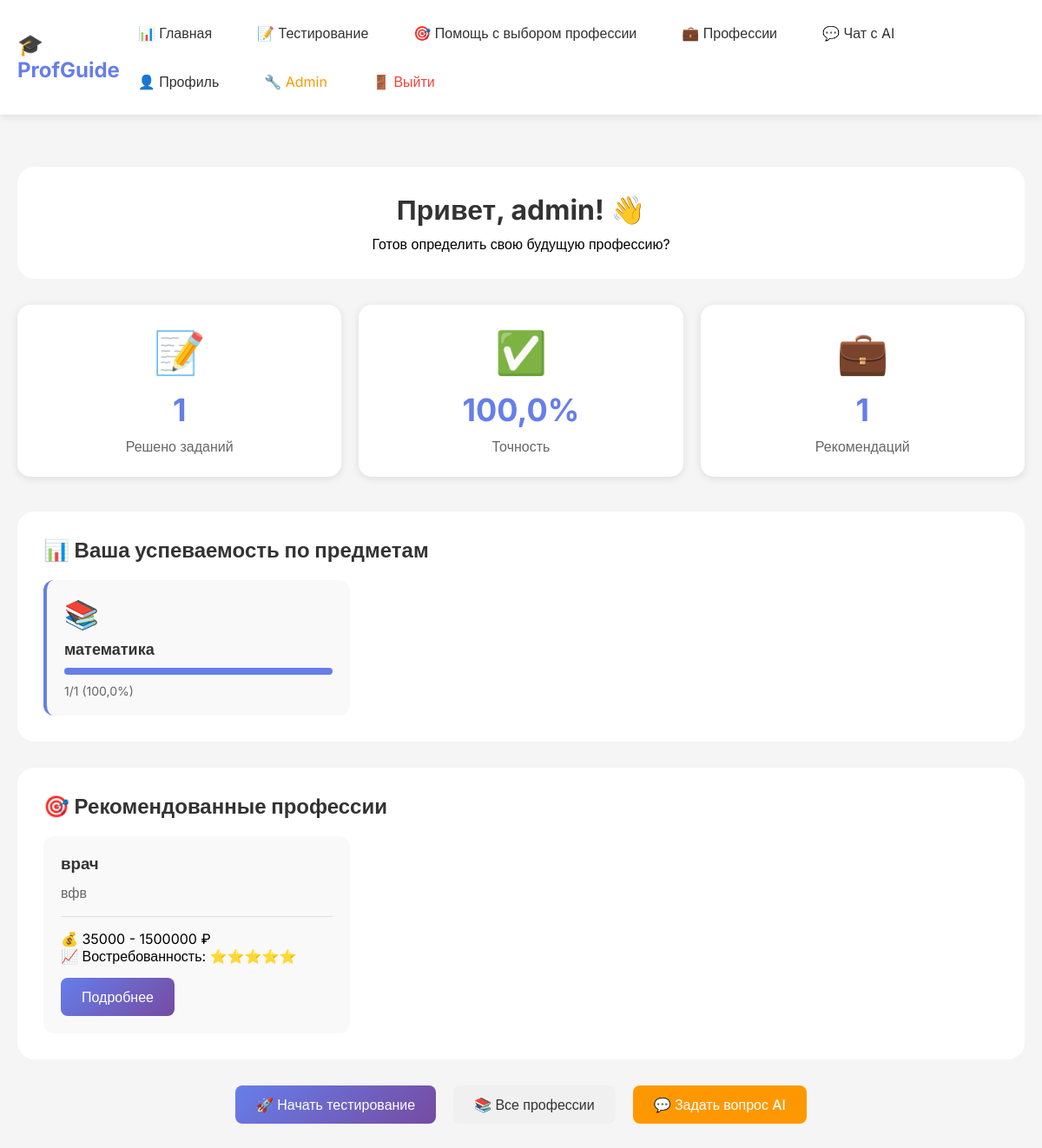
Screenshot of / (signed in) with the database file from the repository.
### core/models.py (models this page shows, shortened)
class Subject(models.Model):
    EXAM_TYPES = [
        ('OGE', 'ОГЭ'),
        ('EGE', 'ЕГЭ'),
    ]
    name = models.CharField(max_length=50, verbose_name='Название')
    exam_type = models.CharField(max_length=3, choices=EXAM_TYPES, verbose_name='Тип экзамена')
    icon = models.CharField(max_length=50, default='📚', verbose_name='Иконка')
    color = models.CharField(max_length=20, default='#667eea', verbose_name='Цвет')
    class Meta:
        verbose_name = 'Предмет'
        verbose_name_plural = 'Предметы'

class Profession(models.Model):
    DEMAND_LEVELS = [
        (1, 'Низкий спрос'),
        (2, 'Ниже среднего'),
        (3, 'Средний спрос'),
        (4, 'Выше среднего'),
        (5, 'Высокий спрос'),
    ]
    name = models.CharField(max_length=100, verbose_name='Название профессии')
    description = models.TextField(verbose_name='Описание')
    requirements = models.TextField(verbose_name='Требования', blank=True)
    salary_min = models.IntegerField(verbose_name='Мин. зарплата')
    salary_max = models.IntegerField(verbose_name='Макс. зарплата')
    demand_level = models.IntegerField(choices=DEMAND_LEVELS, default=3, verbose_name='Востребованность')
    required_subjects = models.ManyToManyField(Subject, through='ProfessionRequirement', verbose_name='Требуемые предметы')
    image_url = models.URLField(blank=True, verbose_name='Изображение')
    video_url = models.URLField(blank=True, verbose_name='Видео профессии')
    universities = models.TextField(verbose_name='Вузы', blank=True, help_text='Список вузов через запятую')
    class Meta:
        verbose_name = 'Профессия'
        verbose_name_plural = 'Профессии'

### core/views.py (the view)
# urls.py: path('', views.dashboard, name='home'),
@login_required
def dashboard(request):
    total_solved = UserProgress.objects.filter(user=request.user).count()
    correct_solved = UserProgress.objects.filter(user=request.user, is_correct=True).count()
    accuracy = round(correct_solved / total_solved * 100, 1) if total_solved > 0 else 0
    subject_stats = []
    for subject in Subject.objects.all():
        solved = UserProgress.objects.filter(user=request.user, task__subject=subject).count()
        correct = UserProgress.objects.filter(user=request.user, task__subject=subject, is_correct=True).count()
        if solved > 0:
            subject_stats.append({
                'name': subject.name,
                'icon': subject.icon,
                'color': subject.color,
                'solved': solved,
                'correct': correct,
                'accuracy': round(correct / solved * 100, 1)
            })
    recommendations = recommend_professions(request.user)
    context = {
        'total_solved': total_solved,
        'accuracy': accuracy,
        'subject_stats': subject_stats,
        'recommendations': recommendations,
    }
    return render(request, 'dashboard.html', context)

### core/templates/dashboard.html (shortened to what this page needs)
{% extends 'base.html' %}
{% block content %}
<div class="dashboard">
    <div class="container">
        <div class="welcome-section">
            <h1>Привет, {{ user.username }}! 👋</h1>
            <p>Готов определить свою будущую профессию?</p>
        </div>
        <div class="stats-grid">
            <div class="stat-card">
                <div class="stat-icon">📝</div>
                <div class="stat-value">{{ total_solved }}</div>
                <div class="stat-label">Решено заданий</div>
            </div>
            <div class="stat-card">
                <div class="stat-icon">✅</div>
                <div class="stat-value">{{ accuracy }}%</div>
                <div class="stat-label">Точность</div>
            </div>
            <div class="stat-card">
                <div class="stat-icon">💼</div>
                <div class="stat-value">{{ recommendations|length }}</div>
                <div class="stat-label">Рекомендаций</div>
            </div>
        </div>
        {% if subject_stats %}
        <div class="subjects-section">
            <h2>📊 Ваша успеваемость по предметам</h2>
            <div class="subjects-grid">
                {% for stat in subject_stats %}
                <div class="subject-card" style="border-left-color: {{ stat.color }}">
                    <div class="subject-icon">{{ stat.icon }}</div>
                    <div class="subject-name">{{ stat.name }}</div>
                    <div class="subject-progress">
                        <div class="progress-bar">
                            <div class="progress-fill" style="width: {{ stat.accuracy }}%; background: {{ stat.color }}"></div>
                        </div>
                        <div class="subject-stats">{{ stat.correct }}/{{ stat.solved }} ({{ stat.accuracy }}%)</div>
                    </div>
                </div>
                {% endfor %}
            </div>
        </div>
        {% endif %}
        <div class="recommendations-section">
            <h2>🎯 Рекомендованные профессии</h2>
            <div class="professions-grid">
                {% if recommendations %}
                    {% for prof in recommendations %}
                    <div class="prof-card">
                        <h3>{{ prof.name }}</h3>
                        <p>{{ prof.description|truncatewords:20 }}</p>
                        <div class="prof-details">
                            <div>💰 {{ prof.salary_min }} - {{ prof.salary_max }} ₽</div>
                            <div>📈 Востребованность: {% for i in "12345"|make_list %}{% if forloop.counter <= prof.demand_level %}⭐{% else %}☆{% endif %}{% endfor %}</div>
                        </div>
                        <a href="/profession/{{ prof.id }}/" class="btn btn-primary">Подробнее</a>
                    </div>
                    {% endfor %}
                {% else %}
                    <div class="no-data">
                        <p>😊 Пока нет рекомендаций. Решите хотя бы 3 задания в разделе "Тестирование"!</p>
                        <a href="/testing/" class="btn btn-primary">Начать тестирование</a>
                    </div>
                {% endif %}
            </div>
        </div>
        <div class="action-buttons">
            <a href="/testing/" class="btn btn-primary">🚀 Начать тестирование</a>
            <a href="/professions/" class="btn btn-secondary">📚 Все профессии</a>
            <a href="/chat/" class="btn btn-accent">💬 Задать вопрос AI</a>
        </div>
    </div>
</div>
{% endblock %}

### core/static/css/style.css (style rules this page uses)
* { margin: 0; padding: 0; box-sizing: border-box; }
body { font-family: 'Inter', sans-serif; background: linear-gradient(135deg, #667eea 0%, #764ba2 100%); min-height: 100vh; }
.container { max-width: 1200px; margin: 0 auto; padding: 20px; }
h1, h2, h3, h4, h5, h6 { margin-bottom: 15px; color: #333; }
.btn { padding: 12px 24px; border: none; border-radius: 8px; font-size: 16px; cursor: pointer; transition: all 0.3s; text-decoration: none; display: inline-block; font-weight: 500; }
.btn-primary { background: linear-gradient(135deg, #667eea 0%, #764ba2 100%); color: white; }
.btn-secondary { background: #f0f0f0; color: #333; }
.btn-accent { background: #ff9800; color: white; }
.dashboard { min-height: 100vh; background: #f5f5f5; padding: 40px 0; }
.welcome-section { background: white; border-radius: 20px; padding: 30px; margin-bottom: 30px; text-align: center; }
.welcome-section h1 { color: #333; margin-bottom: 10px; }
.stats-grid { display: grid; grid-template-columns: repeat(auto-fit, minmax(250px, 1fr)); gap: 20px; margin-bottom: 40px; }
.stat-card { background: white; border-radius: 15px; padding: 25px; text-align: center; transition: transform 0.3s; box-shadow: 0 2px 10px rgba(0,0,0,0.1); }
.stat-icon { font-size: 48px; margin-bottom: 15px; }
.stat-value { font-size: 36px; font-weight: bold; color: #667eea; margin-bottom: 10px; }
.stat-label { color: #666; }
.subjects-section, .recommendations-section { background: white; border-radius: 20px; padding: 30px; margin-bottom: 30px; }
.subjects-section h2, .recommendations-section h2 { margin-bottom: 20px; color: #333; }
.subjects-grid, .professions-grid { display: grid; grid-template-columns: repeat(auto-fill, minmax(280px, 1fr)); gap: 20px; }
.subject-card { background: #f9f9f9; border-radius: 12px; padding: 20px; border-left: 4px solid; }
.subject-icon { font-size: 32px; margin-bottom: 10px; }
.subject-name { font-weight: bold; margin-bottom: 10px; font-size: 18px; }
.progress-bar { background: #e0e0e0; border-radius: 10px; overflow: hidden; margin: 10px 0; }
.progress-fill { height: 8px; transition: width 0.3s; }
.subject-stats { font-size: 14px; color: #666; }
.prof-card { background: #f9f9f9; border-radius: 12px; padding: 20px; transition: transform 0.3s; }
.prof-card h3 { margin-bottom: 10px; color: #333; }
.prof-card p { color: #666; margin-bottom: 15px; line-height: 1.5; }
.prof-details { margin: 15px 0; padding-top: 15px; border-top: 1px solid #e0e0e0; }
.action-buttons { display: flex; gap: 20px; justify-content: center; flex-wrap: wrap; margin-top: 30px; }
.subject-name { font-weight: bold; color: #333; font-size: 18px; }

### rows the page displays
Subject: icon "📚", name "математика", correct "1", solved "1", accuracy "100,0"
Profession: name "врач", description "вфв", salary_min "35000", salary_max "1500000", demand_level 5 (drawn)

### other values shown
{{ user.username }} "admin"
{{ total_solved }} "1"
{{ accuracy }} "100,0"
{{ recommendations|length }} "1"
